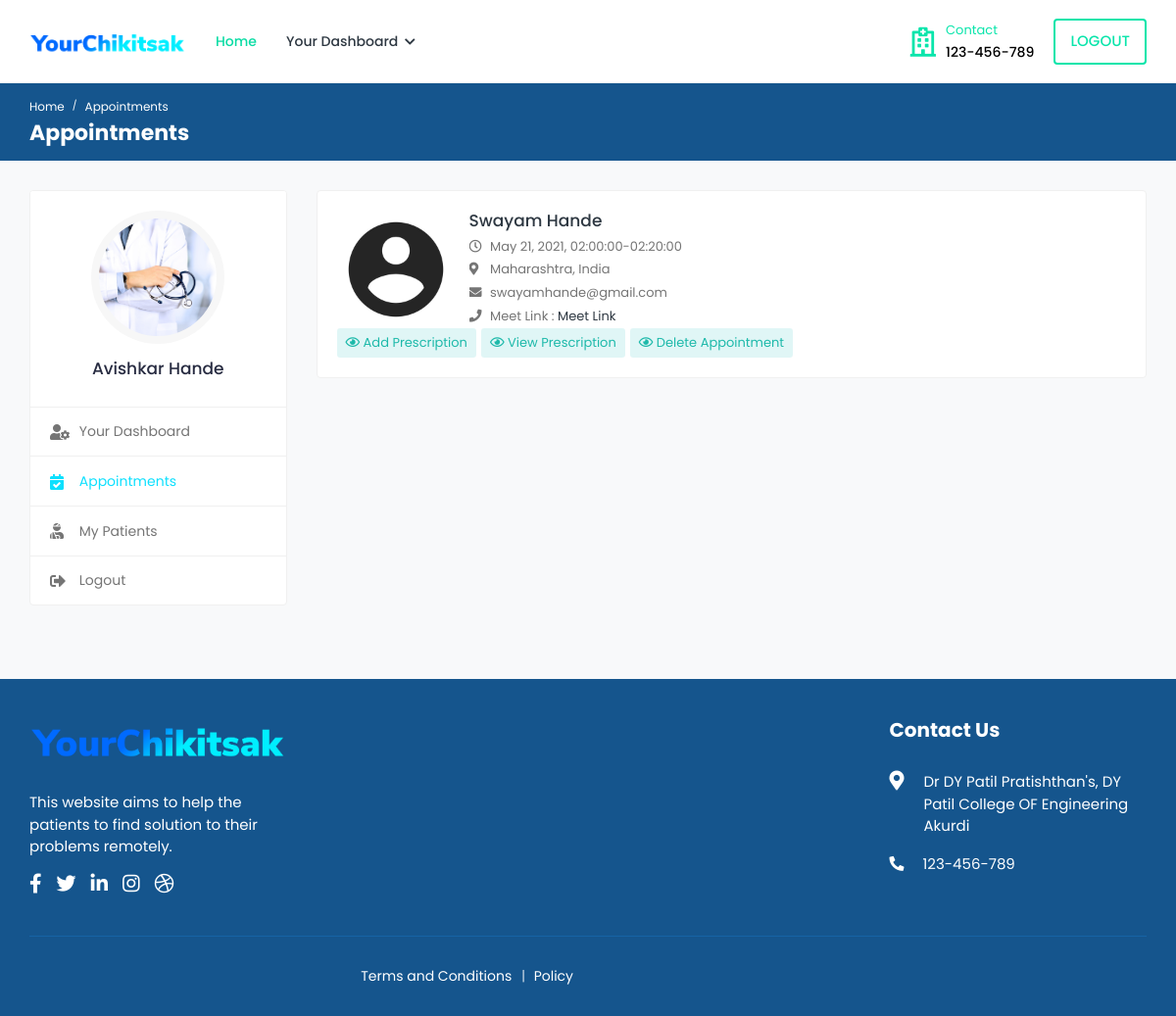
/appointments (signed in), run on the app's committed database.
### website/models.py (models this page shows, shortened)
class DoctorDetails(models.Model):
    id = models.AutoField(primary_key=True)
    user = models.ForeignKey(User, on_delete=models.CASCADE)
    dp = models.ImageField(upload_to='photo/', default='/dp.jpg')
    phone = models.CharField(max_length=10, null= True, default='', blank=True)
    gender = models.CharField(max_length=10, null=True,default='', blank=True)
    about = models.TextField(null = True, blank=True,default='')
    clinic_name = models.CharField(max_length=256, null = True, blank=True)
    price = models.CharField(max_length=25,null = True,default='', blank=True)
    Specialization = models.CharField(max_length=256,default='', null = True, blank=True)
    is_verified = models.BooleanField(default=False)
    mark = models.BooleanField(default = False)
    degree = models.ImageField(upload_to ='uploads/', blank=True, null=True)
    degree_name = models.CharField(max_length=30, default="Doctor")
    services = models.CharField(max_length=256, default="")
    state = models.CharField(max_length=256, default='', null=True, blank=True)
    country = models.CharField(max_length=256, default='', null=True, blank=True)

class UserDetails(models.Model):
    name = models.CharField(max_length=256)
    user = models.ForeignKey(User, on_delete = models.CASCADE)
    is_doctor = models.BooleanField(default=False)
    is_first_login = models.BooleanField(default=True)

class PatientDetails(models.Model):
    id = models.AutoField(primary_key=True)
    user = models.ForeignKey(User, on_delete=models.CASCADE)
    userD = models.ForeignKey(UserDetails, on_delete=models.CASCADE)
    state = models.CharField(max_length=256, default='')
    country = models.CharField(max_length=256, default='')
    phone = models.CharField(max_length=256, default='')
    dp = models.ImageField(upload_to='patients/photos/',default='dp.jpg',blank=True, null=True)

class Slot(models.Model):
    id = models.AutoField(primary_key=True)
    docId = models.ForeignKey(DoctorDetails, on_delete=models.CASCADE)
    patientId = models.ForeignKey(User, on_delete = models.CASCADE)
    slot = models.CharField(max_length=256)
    date = models.DateField()
    startUrl = models.URLField(max_length=256, default="https://google.com")
    meetUrl = models.URLField(max_length=256, default="https://google.com")

### website/views.py (the view)
# urls.py: path('appointments', views.appointments, name="appointments"),
def appointments(request):
    docD = DoctorDetails.objects.get(user = request.user)
    userD = UserDetails.objects.get(user = request.user)
    slot = Slot.objects.filter(docId = docD)
    patientlist = []
    for s in slot:
        l = []
        patient = PatientDetails.objects.get(user = s.patientId)
        l.append(patient)
        l.append(s)
        patientlist.append(l)
    context = {'docD':docD, 'userD':userD, 'slots':slot, 'patientlist':patientlist}
    return render(request, "appointments.html", context)

### website/context_processors.py (called while the page is built)
def add_variable_to_context(request):
    if request.user.is_superuser:
        return {
            'is_doctor':0
        }
    elif not request.user.is_anonymous:
        getDetails = UserDetails.objects.get(user = request.user)
        return {
            'is_doctor':getDetails.is_doctor
        }
    else :
        return {
            'is_doctor':0
        }

### templates/appointments.html (shortened to what this page needs)
{% extends 'base.html' %}
{% load static %}
{% block content %}
<div class="breadcrumb-bar">
    <div class="container-fluid">
        <div class="row align-items-center">
            <div class="col-md-12 col-12">
                <nav aria-label="breadcrumb" class="page-breadcrumb">
                    <ol class="breadcrumb">
                        <li class="breadcrumb-item"><a href="index.html">Home</a></li>
                        <li class="breadcrumb-item active" aria-current="page">Appointments</li>
                    </ol>
                </nav>
                <h2 class="breadcrumb-title">Appointments</h2>
            </div>
        </div>
    </div>
</div>
<div class="content">
    <div class="container-fluid">
        <div class="row">
            <div class="col-md-5 col-lg-4 col-xl-3 theiaStickySidebar">
                <div class="profile-sidebar">
                    <div class="widget-profile pro-widget-content">
                        <div class="profile-info-widget">
                            <a href="#" class="booking-doc-img">
                                <img src="{{docD.dp.url}}" alt="User Image">
                            </a>
                            <div class="profile-det-info">
                                <h3>{{userD.name}}</h3>
                            </div>
                        </div>
                    </div>
                    <div class="dashboard-widget">
                        <nav class="dashboard-menu">
                            <ul>
                                <li >
                                    <a href="{% url 'doctor-profile-settings' %}">
                                        <i class="fas fa-user-cog"></i>
                                        <span>Your Dashboard</span>
                                    </a>
                                </li>
                                <li class="active">
                                    <a href="{% url 'appointments' %}">
                                        <i class="fas fa-calendar-check"></i>
                                        <span>Appointments</span>
                                    </a>
                                </li>
                                <li>
                                    <a href="{% url 'my-patients' %}">
                                        <i class="fas fa-user-injured"></i>
                                        <span>My Patients</span>
                                    </a>
                                </li>
                                <li>
                                    <a href="{% url 'logout' %}">
                                        <i class="fas fa-sign-out-alt"></i>
                                        <span>Logout</span>
                                    </a>
                                </li>
                            </ul>
                        </nav>
                    </div>
                </div>
            </div>
            <div class="col-md-7 col-lg-8 col-xl-9">
                <div class="appointments">
                    {% if patientlist %}
                    {% for l in patientlist %}
                    <div class="appointment-list">
                        <div class="profile-info-widget">
                            <a href="patient-profile.html" class="booking-doc-img">
                                <img src="{{l.0.dp.url}}" alt="User Image">
                            </a>
                            <div class="profile-det-info">
                                <h3><a href="patient-profile.html">{{l.0.userD.name}}</a></h3>
                                <div class="patient-details">
                                    <h5><i class="far fa-clock"></i> {{l.1.date}}, {{l.1.slot}}</h5>
                                    <h5><i class="fas fa-map-marker-alt"></i> {{l.0.state}}, {{l.0.country}}</h5>
                                    <h5><i class="fas fa-envelope"></i> {{l.0.user.email}}</h5>
                                    <h5 class="mb-0"><i class="fas fa-phone"></i> Meet Link : <a href="{{l.1.startUrl}}">Meet Link</a></h5>
                                </div>
                            </div>
                        </div>
                        <div class="appointment-action">
                            <a href="{% url 'add-prescription' l.0.userD.user.username %}" class="btn btn-sm bg-info-light" >
                                <i class="far fa-eye"></i> Add Prescription
                            </a>
                            <a href="{% url 'view-prescription' l.0.userD.user.username %}" class="btn btn-sm bg-info-light" >
                                <i class="far fa-eye"></i> View Prescription
                            </a>
                            <a href="{% url 'delete-appointment' l.1.id %}" class="btn btn-sm bg-info-light" onclick="return confirm('Are you sure you want to delete this item?');"><i class="far fa-eye"></i> Delete Appointment</a>
                        </div>
                    </div>
                    {% endfor %}
                    {% else %}
                    <h2>No Appointments Found</h2>
                    {% endif %}
                </div>
            </div>
        </div>
    </div>
</div>
{% endblock %}

### data on the page
DoctorDetails: dp (picture)
UserDetails: name "Avishkar Hande"
PatientDetails: dp (picture), userD.name "Swayam Hande", date "May 21, 2021", slot "02:00:00-02:20:00", state "Maharashtra", country "India", user.email "swayamhande@gmail.com"
